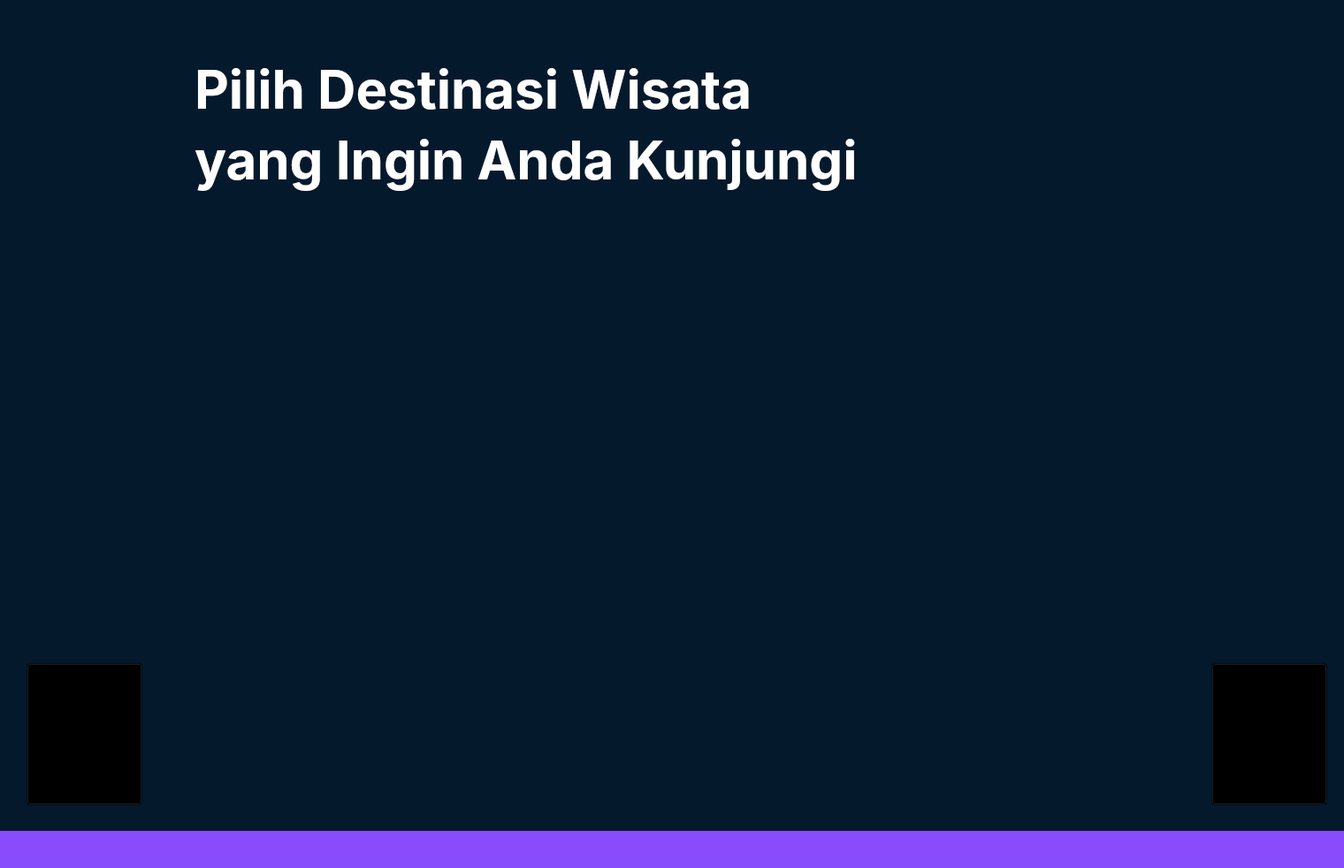
<?xml version="1.0" encoding="UTF-8"?>
<ui version="4.0">
 <class>pilihDaerah</class>
 <widget class="QDialog" name="pilihDaerah">
  <property name="geometry">
   <rect>
    <x>0</x>
    <y>0</y>
    <width>1520</width>
    <height>982</height>
   </rect>
  </property>
  <property name="palette">
   <palette>
    <active>
     <colorrole role="Base">
      <brush brushstyle="SolidPattern">
       <color alpha="255">
        <red>255</red>
        <green>255</green>
        <blue>255</blue>
       </color>
      </brush>
     </colorrole>
     <colorrole role="Window">
      <brush brushstyle="SolidPattern">
       <color alpha="255">
        <red>5</red>
        <green>25</green>
        <blue>45</blue>
       </color>
      </brush>
     </colorrole>
    </active>
    <inactive>
     <colorrole role="Base">
      <brush brushstyle="SolidPattern">
       <color alpha="255">
        <red>255</red>
        <green>255</green>
        <blue>255</blue>
       </color>
      </brush>
     </colorrole>
     <colorrole role="Window">
      <brush brushstyle="SolidPattern">
       <color alpha="255">
        <red>5</red>
        <green>25</green>
        <blue>45</blue>
       </color>
      </brush>
     </colorrole>
    </inactive>
    <disabled>
     <colorrole role="Base">
      <brush brushstyle="SolidPattern">
       <color alpha="255">
        <red>5</red>
        <green>25</green>
        <blue>45</blue>
       </color>
      </brush>
     </colorrole>
     <colorrole role="Window">
      <brush brushstyle="SolidPattern">
       <color alpha="255">
        <red>5</red>
        <green>25</green>
        <blue>45</blue>
       </color>
      </brush>
     </colorrole>
    </disabled>
   </palette>
  </property>
  <property name="windowTitle">
   <string>Dialog</string>
  </property>
  <property name="autoFillBackground">
   <bool>false</bool>
  </property>
  <widget class="QLabel" name="label">
   <property name="geometry">
    <rect>
     <x>-140</x>
     <y>940</y>
     <width>1700</width>
     <height>100</height>
    </rect>
   </property>
   <property name="palette">
    <palette>
     <active>
      <colorrole role="Button">
       <brush brushstyle="SolidPattern">
        <color alpha="255">
         <red>136</red>
         <green>76</green>
         <blue>253</blue>
        </color>
       </brush>
      </colorrole>
      <colorrole role="Base">
       <brush brushstyle="SolidPattern">
        <color alpha="255">
         <red>136</red>
         <green>76</green>
         <blue>253</blue>
        </color>
       </brush>
      </colorrole>
      <colorrole role="Window">
       <brush brushstyle="SolidPattern">
        <color alpha="255">
         <red>136</red>
         <green>76</green>
         <blue>253</blue>
        </color>
       </brush>
      </colorrole>
     </active>
     <inactive>
      <colorrole role="Button">
       <brush brushstyle="SolidPattern">
        <color alpha="255">
         <red>136</red>
         <green>76</green>
         <blue>253</blue>
        </color>
       </brush>
      </colorrole>
      <colorrole role="Base">
       <brush brushstyle="SolidPattern">
        <color alpha="255">
         <red>136</red>
         <green>76</green>
         <blue>253</blue>
        </color>
       </brush>
      </colorrole>
      <colorrole role="Window">
       <brush brushstyle="SolidPattern">
        <color alpha="255">
         <red>136</red>
         <green>76</green>
         <blue>253</blue>
        </color>
       </brush>
      </colorrole>
     </inactive>
     <disabled>
      <colorrole role="Button">
       <brush brushstyle="SolidPattern">
        <color alpha="255">
         <red>136</red>
         <green>76</green>
         <blue>253</blue>
        </color>
       </brush>
      </colorrole>
      <colorrole role="Base">
       <brush brushstyle="SolidPattern">
        <color alpha="255">
         <red>136</red>
         <green>76</green>
         <blue>253</blue>
        </color>
       </brush>
      </colorrole>
      <colorrole role="Window">
       <brush brushstyle="SolidPattern">
        <color alpha="255">
         <red>136</red>
         <green>76</green>
         <blue>253</blue>
        </color>
       </brush>
      </colorrole>
     </disabled>
    </palette>
   </property>
   <property name="styleSheet">
    <string notr="true">background-color: rgb(136,76,253);</string>
   </property>
   <property name="text">
    <string/>
   </property>
  </widget>
  <widget class="QLabel" name="label_2">
   <property name="geometry">
    <rect>
     <x>76</x>
     <y>58</y>
     <width>128</width>
     <height>128</height>
    </rect>
   </property>
   <property name="styleSheet">
    <string notr="true">background-image:url(:/img/logo/logo.png);
background-repeat: none;</string>
   </property>
   <property name="text">
    <string/>
   </property>
  </widget>
  <widget class="QLabel" name="label_3">
   <property name="geometry">
    <rect>
     <x>220</x>
     <y>40</y>
     <width>801</width>
     <height>121</height>
    </rect>
   </property>
   <property name="font">
    <font>
     <family>Inter</family>
     <pointsize>45</pointsize>
     <weight>75</weight>
     <bold>true</bold>
    </font>
   </property>
   <property name="styleSheet">
    <string notr="true">color: white
</string>
   </property>
   <property name="text">
    <string>Pilih Destinasi Wisata</string>
   </property>
  </widget>
  <widget class="QToolButton" name="back_button">
   <property name="geometry">
    <rect>
     <x>30</x>
     <y>750</y>
     <width>131</width>
     <height>161</height>
    </rect>
   </property>
   <property name="styleSheet">
    <string notr="true">background-image:url(:/img/pilihDaerah/back.png);
background-repeat : none;
background-color : transparent;</string>
   </property>
   <property name="text">
    <string/>
   </property>
  </widget>
  <widget class="QLabel" name="label_4">
   <property name="geometry">
    <rect>
     <x>220</x>
     <y>120</y>
     <width>971</width>
     <height>121</height>
    </rect>
   </property>
   <property name="font">
    <font>
     <family>Inter</family>
     <pointsize>45</pointsize>
     <weight>75</weight>
     <bold>true</bold>
    </font>
   </property>
   <property name="styleSheet">
    <string notr="true">color: white
</string>
   </property>
   <property name="text">
    <string>yang Ingin Anda Kunjungi</string>
   </property>
  </widget>
  <widget class="QToolButton" name="next_button">
   <property name="geometry">
    <rect>
     <x>1370</x>
     <y>750</y>
     <width>131</width>
     <height>161</height>
    </rect>
   </property>
   <property name="styleSheet">
    <string notr="true">background-image:url(:/img/pilihDaerah/next.png);
background-repeat : none;
background-color : transparent;</string>
   </property>
   <property name="text">
    <string/>
   </property>
  </widget>
  <widget class="QLabel" name="label_8">
   <property name="geometry">
    <rect>
     <x>-120</x>
     <y>-30</y>
     <width>1700</width>
     <height>1000</height>
    </rect>
   </property>
   <property name="palette">
    <palette>
     <active>
      <colorrole role="Button">
       <brush brushstyle="SolidPattern">
        <color alpha="255">
         <red>5</red>
         <green>25</green>
         <blue>45</blue>
        </color>
       </brush>
      </colorrole>
      <colorrole role="Base">
       <brush brushstyle="SolidPattern">
        <color alpha="255">
         <red>5</red>
         <green>25</green>
         <blue>45</blue>
        </color>
       </brush>
      </colorrole>
      <colorrole role="Window">
       <brush brushstyle="SolidPattern">
        <color alpha="255">
         <red>5</red>
         <green>25</green>
         <blue>45</blue>
        </color>
       </brush>
      </colorrole>
     </active>
     <inactive>
      <colorrole role="Button">
       <brush brushstyle="SolidPattern">
        <color alpha="255">
         <red>5</red>
         <green>25</green>
         <blue>45</blue>
        </color>
       </brush>
      </colorrole>
      <colorrole role="Base">
       <brush brushstyle="SolidPattern">
        <color alpha="255">
         <red>5</red>
         <green>25</green>
         <blue>45</blue>
        </color>
       </brush>
      </colorrole>
      <colorrole role="Window">
       <brush brushstyle="SolidPattern">
        <color alpha="255">
         <red>5</red>
         <green>25</green>
         <blue>45</blue>
        </color>
       </brush>
      </colorrole>
     </inactive>
     <disabled>
      <colorrole role="Button">
       <brush brushstyle="SolidPattern">
        <color alpha="255">
         <red>5</red>
         <green>25</green>
         <blue>45</blue>
        </color>
       </brush>
      </colorrole>
      <colorrole role="Base">
       <brush brushstyle="SolidPattern">
        <color alpha="255">
         <red>5</red>
         <green>25</green>
         <blue>45</blue>
        </color>
       </brush>
      </colorrole>
      <colorrole role="Window">
       <brush brushstyle="SolidPattern">
        <color alpha="255">
         <red>5</red>
         <green>25</green>
         <blue>45</blue>
        </color>
       </brush>
      </colorrole>
     </disabled>
    </palette>
   </property>
   <property name="styleSheet">
    <string notr="true">background-color: rgb(5,25,45);</string>
   </property>
   <property name="text">
    <string/>
   </property>
  </widget>
  <zorder>label_8</zorder>
  <zorder>label</zorder>
  <zorder>label_2</zorder>
  <zorder>label_3</zorder>
  <zorder>back_button</zorder>
  <zorder>label_4</zorder>
  <zorder>next_button</zorder>
 </widget>
 <resources>
  <include location="image.qrc"/>
 </resources>
 <connections/>
</ui>
